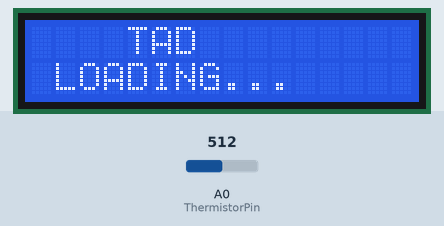
Bench run of a sketch on a simulated Arduino Uno, built with avr-gcc and run on an emulated ATmega328P. Shown: 16×2 character LCD. The inputs (shaded band) are chosen by the test bench; at power-on: A0 (ThermistorPin) = 512.

Above: at 1.3 s.
At 3.4 s:
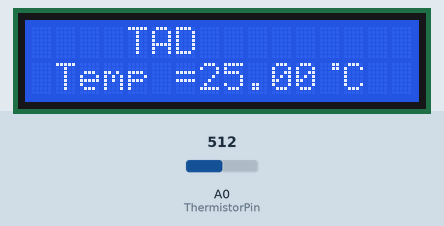
3.5 s: A0 (ThermistorPin) set to 716
At 3.9 s:
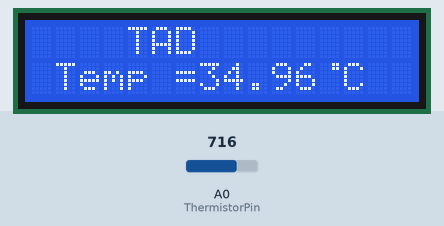
5.0 s: A0 (ThermistorPin) set to 900
At 5.7 s:
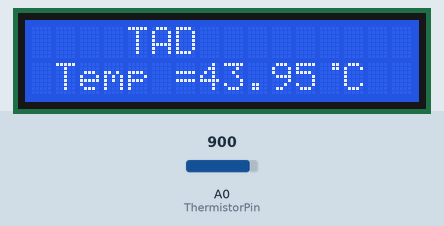
6.5 s: A0 (ThermistorPin) set to 1023
At 7.3 s:
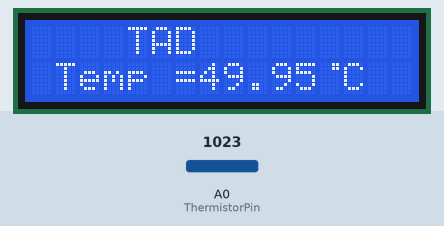
Timing chart, 0 to 9.5 s (numbered marks = the images above; inputs shaded):
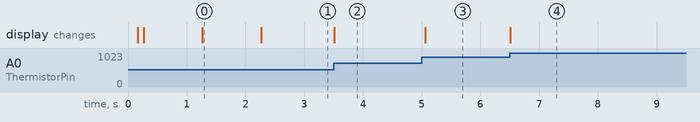

The sketch:

sketch_dec13a.ino
```cpp
#include <LiquidCrystal.h>

String c[40]={"The Algerian Developer                                         "};
int ThermistorPin = 0;

float  voltage,T,mesure;

LiquidCrystal lcd(13,12,11,10,9,8,7);
byte degree[8] =
{
0b00011,
0b00011,
0b00000,
0b00000,
0b00000,
0b00000,
0b00000,
0b00000
}; // These lines are to create a custom Degree sign


void setup() {
  lcd.begin(16,2);
  lcd.createChar(1, degree); //we assign a number 1 to the degree
  lcd.setCursor(4,0);
  lcd.print("T");
  delay(100);
  lcd.setCursor(5,0);
  lcd.print("A");
  delay(100);
  lcd.setCursor(6,0);
  lcd.print("D");
  delay(1000);


  lcd.setCursor(1,1);
  lcd.print("LOADING...");
  delay(1000);


}

void loop() {


mesure=analogRead(ThermistorPin); //read from the analog input 0
voltage=mesure*(5.0/1024.0);      //convert to voltage
T=voltage*10;


  lcd.setCursor(4,0);
  lcd.print("TAD");
  lcd.setCursor(1,1);
  lcd.print("Temp = ");
  lcd.setCursor(7,1);
  lcd.print(T);              // display temperature
  lcd.setCursor(13,1);
  lcd.print("C");
  lcd.setCursor(12,1);
  lcd.write(1);       // Write the custom charecter we created (degree sign)


  delay(100);


}
```

Measured:
- after the input at 3.5 s, the display: changes at once (image 2)
- after the input at 5.0 s, the display: changes after 0.06 s (image 3)
- after the input at 6.5 s, the display: changes at once (image 4)
- what the display in image 0 shows lasts 1.0 s, from 1.3 s to 2.3 s
